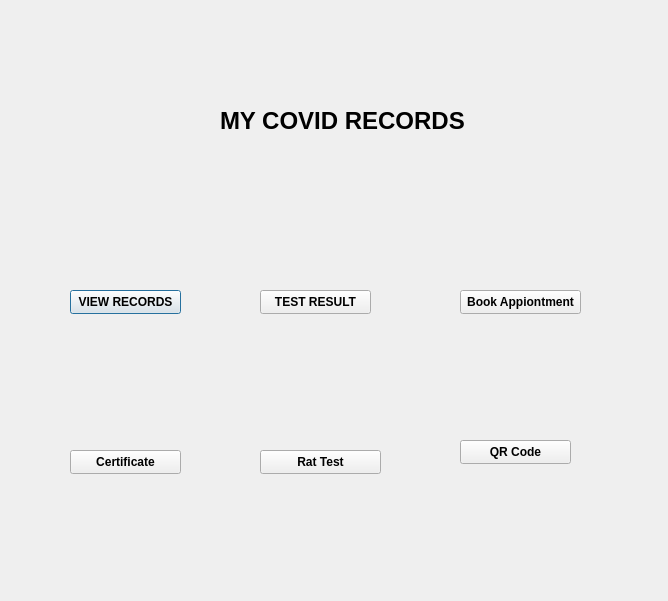
<?xml version="1.0" encoding="UTF-8"?>
<ui version="4.0">
 <class>Dashboard</class>
 <widget class="QDialog" name="Dashboard">
  <property name="geometry">
   <rect>
    <x>0</x>
    <y>0</y>
    <width>668</width>
    <height>601</height>
   </rect>
  </property>
  <property name="font">
   <font>
    <bold>true</bold>
   </font>
  </property>
  <property name="windowTitle">
   <string>DASHBOARD MENU</string>
  </property>
  <widget class="QLabel" name="label">
   <property name="geometry">
    <rect>
     <x>220</x>
     <y>100</y>
     <width>251</width>
     <height>41</height>
    </rect>
   </property>
   <property name="font">
    <font>
     <pointsize>18</pointsize>
     <bold>true</bold>
    </font>
   </property>
   <property name="text">
    <string>MY COVID RECORDS</string>
   </property>
  </widget>
  <widget class="QWidget" name="logo" native="true">
   <property name="geometry">
    <rect>
     <x>0</x>
     <y>0</y>
     <width>661</width>
     <height>80</height>
    </rect>
   </property>
   <property name="styleSheet">
    <string notr="true">#logo {

border-image:url(:/images/logo.png)
}</string>
   </property>
  </widget>
  <widget class="QPushButton" name="pushButtonview">
   <property name="geometry">
    <rect>
     <x>70</x>
     <y>290</y>
     <width>111</width>
     <height>24</height>
    </rect>
   </property>
   <property name="font">
    <font>
     <bold>true</bold>
    </font>
   </property>
   <property name="text">
    <string>VIEW RECORDS</string>
   </property>
  </widget>
  <widget class="QPushButton" name="pushButtontest">
   <property name="geometry">
    <rect>
     <x>260</x>
     <y>290</y>
     <width>111</width>
     <height>24</height>
    </rect>
   </property>
   <property name="font">
    <font>
     <bold>true</bold>
    </font>
   </property>
   <property name="text">
    <string>TEST RESULT</string>
   </property>
  </widget>
  <widget class="QPushButton" name="pushButtonbook">
   <property name="geometry">
    <rect>
     <x>460</x>
     <y>290</y>
     <width>121</width>
     <height>24</height>
    </rect>
   </property>
   <property name="font">
    <font>
     <bold>true</bold>
    </font>
   </property>
   <property name="text">
    <string>Book Appiontment</string>
   </property>
  </widget>
  <widget class="QPushButton" name="pushButtoncertificate">
   <property name="geometry">
    <rect>
     <x>70</x>
     <y>450</y>
     <width>111</width>
     <height>24</height>
    </rect>
   </property>
   <property name="text">
    <string>Certificate</string>
   </property>
  </widget>
  <widget class="QPushButton" name="pushButtonrat">
   <property name="geometry">
    <rect>
     <x>260</x>
     <y>450</y>
     <width>121</width>
     <height>24</height>
    </rect>
   </property>
   <property name="text">
    <string>Rat Test</string>
   </property>
  </widget>
  <widget class="QPushButton" name="pushButtonQR">
   <property name="geometry">
    <rect>
     <x>460</x>
     <y>440</y>
     <width>111</width>
     <height>24</height>
    </rect>
   </property>
   <property name="text">
    <string>QR Code</string>
   </property>
  </widget>
  <widget class="QWidget" name="layoutWidget">
   <property name="geometry">
    <rect>
     <x>70</x>
     <y>180</y>
     <width>111</width>
     <height>111</height>
    </rect>
   </property>
   <layout class="QVBoxLayout" name="verticalLayout">
    <item>
     <widget class="QWidget" name="viewrecords" native="true">
      <property name="styleSheet">
       <string notr="true">#viewrecords {
border-image: url(:/images/viewrecords.png)

}

</string>
      </property>
     </widget>
    </item>
   </layout>
  </widget>
  <widget class="QWidget" name="layoutWidget">
   <property name="geometry">
    <rect>
     <x>260</x>
     <y>180</y>
     <width>111</width>
     <height>111</height>
    </rect>
   </property>
   <layout class="QVBoxLayout" name="verticalLayout_2">
    <item>
     <widget class="QWidget" name="testresult" native="true">
      <property name="styleSheet">
       <string notr="true">#testresult {
border-image: url(:/images/testresult.png)

}
</string>
      </property>
     </widget>
    </item>
   </layout>
  </widget>
  <widget class="QWidget" name="layoutWidget">
   <property name="geometry">
    <rect>
     <x>460</x>
     <y>180</y>
     <width>121</width>
     <height>111</height>
    </rect>
   </property>
   <layout class="QVBoxLayout" name="verticalLayout_4">
    <item>
     <widget class="QWidget" name="book" native="true">
      <property name="styleSheet">
       <string notr="true">#book {
border-image: url(:/images/book appiontment.png)

}
</string>
      </property>
      <layout class="QVBoxLayout" name="verticalLayout_3"/>
     </widget>
    </item>
   </layout>
  </widget>
  <widget class="QWidget" name="layoutWidget">
   <property name="geometry">
    <rect>
     <x>70</x>
     <y>340</y>
     <width>111</width>
     <height>111</height>
    </rect>
   </property>
   <layout class="QVBoxLayout" name="verticalLayout_5">
    <item>
     <widget class="QWidget" name="vaccine" native="true">
      <property name="styleSheet">
       <string notr="true">#vaccine {
border-image: url(:/images/vaccine certifiacte.png)

}
</string>
      </property>
     </widget>
    </item>
   </layout>
  </widget>
  <widget class="QWidget" name="layoutWidget">
   <property name="geometry">
    <rect>
     <x>260</x>
     <y>340</y>
     <width>121</width>
     <height>111</height>
    </rect>
   </property>
   <layout class="QVBoxLayout" name="verticalLayout_6">
    <item>
     <widget class="QWidget" name="rat" native="true">
      <property name="styleSheet">
       <string notr="true">#rat {
border-image: url(:/images/testresult.png)

}
</string>
      </property>
     </widget>
    </item>
   </layout>
  </widget>
  <widget class="QSplitter" name="splitter">
   <property name="geometry">
    <rect>
     <x>460</x>
     <y>340</y>
     <width>111</width>
     <height>101</height>
    </rect>
   </property>
   <property name="orientation">
    <enum>Qt::Vertical</enum>
   </property>
   <widget class="QWidget" name="qrcode" native="true">
    <property name="styleSheet">
     <string notr="true">#qrcode {
border-image: url(:/images/QRcode.png)

}
</string>
    </property>
   </widget>
  </widget>
 </widget>
 <resources/>
 <connections/>
</ui>
